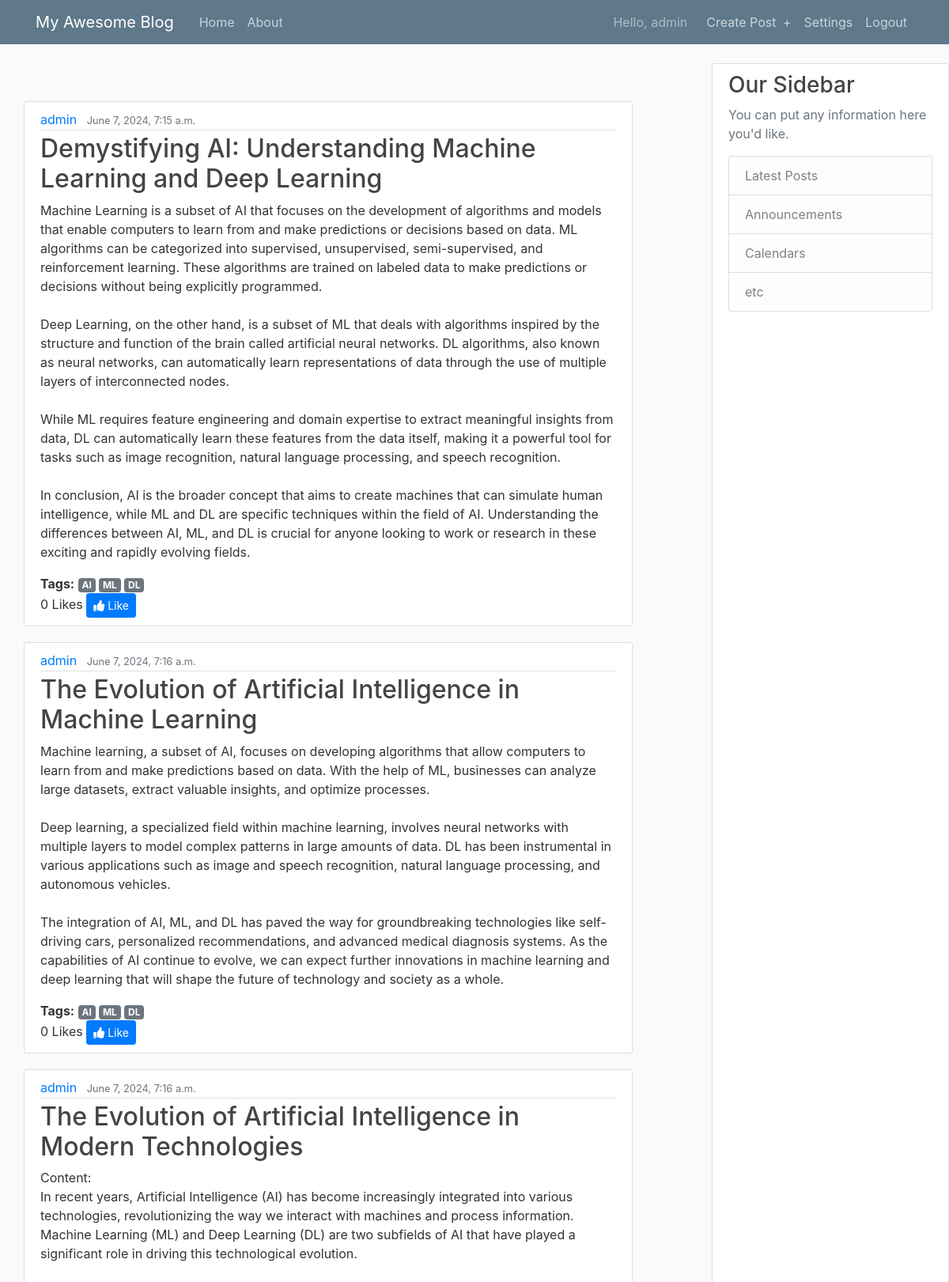
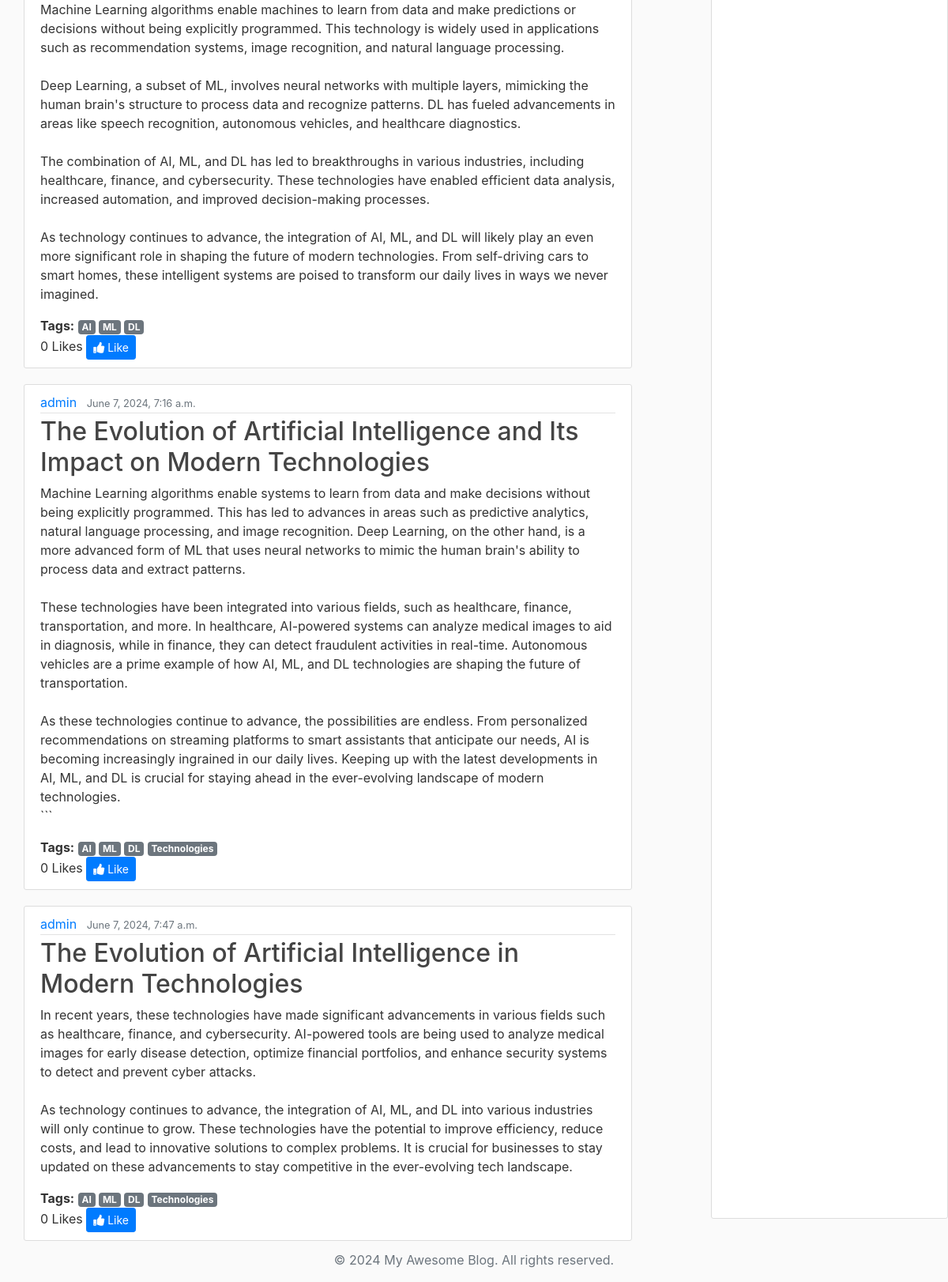
/ (signed in), run on the app's committed database (2 pictures, top to bottom).
### blog/models.py (models this page shows, shortened)
class Post(models.Model):
    title = models.CharField(max_length=100)
    tags = models.ManyToManyField(Tag, related_name='posts', blank=True)
    content = models.TextField()
    date_posted = models.DateTimeField(default=timezone.now)
    author = models.ForeignKey(User, on_delete=models.CASCADE)
    liked_by = models.ManyToManyField(User, related_name='liked_posts', blank=True)

class Tag(models.Model):
    name = models.CharField(max_length=30, unique=True)

### blog/views.py (the view)
# urls.py: path('', views.home, name='blog-home'),
def home(request):
    posts = Post.objects.all()
    for post in posts:
        post.author_display = (
            f"{post.author.first_name} {post.author.last_name}"
            if post.author.first_name and post.author.last_name
            else post.author.username
        )
    context = {'posts': posts}
    return render(request, 'blog/home.html', context)

### blog/templates/blog/home.html (shortened to what this page needs)
{% extends "blog/base.html" %}
{% block content %}
    {% for post in posts %}
        <article class="media content-section">
          <div class="media-body">
            <div class="article-metadata">
              <a class="mr-2" href="{% url 'user-posts' post.author.id %}">
                {% if post.author.first_name and post.author.last_name %}
                  {{ post.author.first_name }} {{ post.author.last_name }}
                {% else %}
                  {{ post.author.username }}
                {% endif %}
              </a>
              <small class="text-muted">{{ post.date_posted }}</small>
            </div>
            <h2><a class="article-title" href="{% url 'post-detail' post.id %}">{{ post.title }}</a></h2>
            <p class="article-content">{{ post.content }}</p>
            <div class="post-tags">
              <strong>Tags:</strong>
              {% for tag in post.tags.all %}
                  <a href="{% url 'tagged-posts' tag.name|urlencode %}" class="badge badge-secondary" style="color: white;">
                      {{ tag.name }}
                  </a>
              {% endfor %}
            </div>
            <div class="like-section">
              <span id="like-count-{{ post.id }}">{{ post.liked_by.count }} Likes</span>
              {% if user.is_authenticated %}
                <button class="btn btn-primary btn-sm like-button" data-post-id="{{ post.id }}">
                  {% if user in post.liked_by.all %}
                    <i class="fas fa-thumbs-down"></i> Dislike
                  {% else %}
                    <i class="fas fa-thumbs-up"></i> Like
                  {% endif %}
                </button>
              {% else %}
                <button class="btn btn-primary btn-sm" disabled><i class="fas fa-thumbs-up"></i> Like</button>
              {% endif %}
            </div>
          </div>
        </article>
    {% endfor %}
{% endblock content %}

### blog/templates/blog/base.html (shortened to what this page needs)
{% load static %}
<!DOCTYPE html>
<html>
<head>
    <link rel="stylesheet" href="https://cdnjs.cloudflare.com/ajax/libs/font-awesome/5.15.4/css/all.min.css">
    <link rel="stylesheet" href="https://maxcdn.bootstrapcdn.com/bootstrap/4.0.0/css/bootstrap.min.css">
    <link rel="stylesheet" type="text/css" href="{% static 'blog/main.css' %}">
</head>
<body>
    <header class="site-header">
      <nav class="navbar navbar-expand-md navbar-dark bg-steel fixed-top">
        <div class="container">
          <a class="navbar-brand mr-4" href="{% url 'blog-home' %}">My Awesome Blog</a>
            <div class="collapse navbar-collapse" id="navbarToggle">
              <div class="navbar-nav mr-auto">
                <a class="nav-item nav-link" href="{% url 'blog-home' %}">Home</a>
                <a class="nav-item nav-link" href="{% url 'blog-about' %}">About</a>
              </div>
              <div class="navbar-nav">
                {% if user.is_authenticated %}
                  <span class="navbar-text mr-3">
                    Hello,
                    {% if user.first_name and user.last_name %}
                      {{ user.first_name }} {{ user.last_name }}
                    {% else %}
                      {{ user.username }}
                    {% endif %}
                  </span>
                  <a class="nav-item nav-link" href="{% url 'publish-post' %}">Create Post <span class="ml-1">+</span></a>
                  <a class="nav-item nav-link" href="{% url 'settings' %}">Settings</a>
                  <a class="nav-item nav-link" href="{% url 'logout' %}">Logout</a>
                {% else %}
                  <a class="nav-item nav-link" href="{% url 'login' %}">Login</a>
                  <a class="nav-item nav-link" href="{% url 'signup' %}">Register</a>
                {% endif %}
              </div>
            </div>
          </div>
        </nav>
      </header>
      <div class="container-fluid mt-5 pt-5">
        <div class="row">
          <div class="col-md-8">
            <main role="main" class="container post-container">
              {% block content %}{% endblock %}
            </main>
          </div>
          <div class="col-md-4">
            <div class="content-section fixed-sidebar">
              <h3>Our Sidebar</h3>
              <p class='text-muted'>You can put any information here you'd like.</p>
              <ul class="list-group">
                <li class="list-group-item list-group-item-light">Latest Posts</li>
                <li class="list-group-item list-group-item-light">Announcements</li>
                <li class="list-group-item list-group-item-light">Calendars</li>
                <li class="list-group-item list-group-item-light">etc</li>
              </ul>
            </div>
          </div>
        </div>
      </div>
      <footer class="footer mt-auto py-3 text-center">
        <div class="container">
            <span class="text-muted">&copy; 2024 My Awesome Blog. All rights reserved.</span>
        </div>
    </footer>
      </body>
  </html>

### blog/static/blog/main.css (style rules this page uses)
body { background: #fafafa; color: #333333; margin-top: 5rem; overflow: hidden; }
h1, h2, h3, h4, h5, h6 { color: #444444; }
ul { margin: 0; }
.bg-steel { background-color: #5f788a; }
.site-header .navbar-nav .nav-link { color: #cbd5db; }
.content-section { background: #ffffff; padding: 10px 20px; border: 1px solid #dddddd; border-radius: 3px; margin-bottom: 20px; }
.article-title { color: #444444; }
.article-content { white-space: pre-line; }
.article-metadata { padding-bottom: 1px; margin-bottom: 4px; border-bottom: 1px solid #e3e3e3 }
.container.post-container { height: calc(100vh - 10rem); overflow-y: scroll; padding-right: 15px; box-sizing: content-box; -ms-overflow-style: none; scrollbar-width: none; }
.fixed-sidebar { position: fixed; top: 5rem; right: 0; width: 25%; height: calc(100vh - 10rem); overflow-y: scroll; -ms-overflow-style: none; scrollbar-width: none; }
.footer { position: fixed; bottom: 0; width: 100%; }
button { padding: 0.7em; color: #fff; background-color: #007BFF; border: none; border-radius: 3px; cursor: pointer; }
p { color: #333; margin-bottom: 1em; }

### data on the page
Post: author.username "admin", date_posted "June 7, 2024, 7:15 a.m.", title "Demystifying AI: Understanding Machine Learning and Deep Learning", content "Machine Learning is a subset of AI that focuses on the development of algorithms and models that enable computers to learn from and make predictions or decisions based on data. ML algorithms can be categorized into supervised, unsupervised, semi-supervised, and reinforcement learning. These algorithms are trained on labeled data to make predictions or decisions without being explicitly programmed. Deep Learning, on the other hand, is a subset of ML that deals with algorithms inspired by the structure and function of the brain called artificial neural networks. DL algorithms, also known as neural networks, can automatically learn representations of data through the use of multiple layers of…", liked_by.count "0", shows "Like"
Tag: name "AI"
Tag: name "ML"
Tag: name "DL"
Post: author.username "admin", date_posted "June 7, 2024, 7:16 a.m.", title "The Evolution of Artificial Intelligence in Machine Learning", content "Machine learning, a subset of AI, focuses on developing algorithms that allow computers to learn from and make predictions based on data. With the help of ML, businesses can analyze large datasets, extract valuable insights, and optimize processes. Deep learning, a specialized field within machine learning, involves neural networks with multiple layers to model complex patterns in large amounts of data. DL has been instrumental in various applications such as image and speech recognition, natural language processing, and autonomous vehicles. The integration of AI, ML, and DL has paved the way for groundbreaking technologies like self-driving cars, personalized recommendations, and advanced…", liked_by.count "0", shows "Like"
Post: author.username "admin", date_posted "June 7, 2024, 7:16 a.m.", title "The Evolution of Artificial Intelligence in Modern Technologies", content "Content: In recent years, Artificial Intelligence (AI) has become increasingly integrated into various technologies, revolutionizing the way we interact with machines and process information. Machine Learning (ML) and Deep Learning (DL) are two subfields of AI that have played a significant role in driving this technological evolution. Machine Learning algorithms enable machines to learn from data and make predictions or decisions without being explicitly programmed. This technology is widely used in applications such as recommendation systems, image recognition, and natural language processing. Deep Learning, a subset of ML, involves neural networks with multiple layers, mimicking the…", liked_by.count "0", shows "Like"
Post: author.username "admin", date_posted "June 7, 2024, 7:16 a.m.", title "The Evolution of Artificial Intelligence and Its Impact on Modern Technologies", content "Machine Learning algorithms enable systems to learn from data and make decisions without being explicitly programmed. This has led to advances in areas such as predictive analytics, natural language processing, and image recognition. Deep Learning, on the other hand, is a more advanced form of ML that uses neural networks to mimic the human brain's ability to process data and extract patterns. These technologies have been integrated into various fields, such as healthcare, finance, transportation, and more. In healthcare, AI-powered systems can analyze medical images to aid in diagnosis, while in finance, they can detect fraudulent activities in real-time. Autonomous vehicles are a prime…", liked_by.count "0", shows "Like"
Tag: name "Technologies"
Post: author.username "admin", date_posted "June 7, 2024, 7:47 a.m.", title "The Evolution of Artificial Intelligence in Modern Technologies", content "In recent years, these technologies have made significant advancements in various fields such as healthcare, finance, and cybersecurity. AI-powered tools are being used to analyze medical images for early disease detection, optimize financial portfolios, and enhance security systems to detect and prevent cyber attacks. As technology continues to advance, the integration of AI, ML, and DL into various industries will only continue to grow. These technologies have the potential to improve efficiency, reduce costs, and lead to innovative solutions to complex problems. It is crucial for businesses to stay updated on these advancements to stay competitive in the ever-evolving tech landscape.", liked_by.count "0", shows "Like"

### other printed values
{{ user.username }} "admin"
